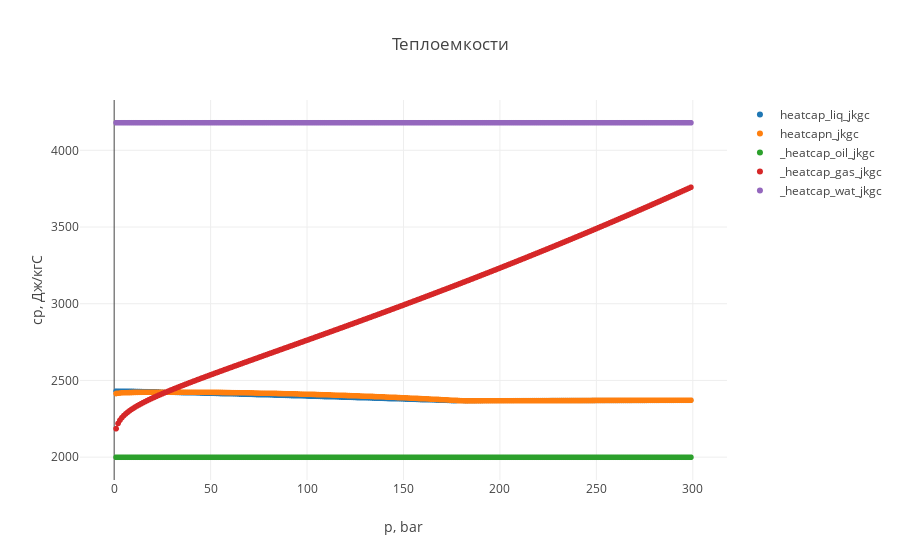

Here is the notebook cell this chart was saved with:
### Code cell
trace1 = trace(multiphase_flow_data, 22)
trace2 = trace(multiphase_flow_data, 24)
trace3 = trace(fluid_data, 35)
trace4 = trace(fluid_data, 36)
trace5 = trace(fluid_data, 37)
data = [trace1, trace2, trace3, trace4, trace5]

plot('Теплоемкости', 'cp, Дж/кгС','p, bar')

### Figure 1 — Plotly figure (JSON) as saved in the notebook; plotly's stock layout.template omitted (floating-point values rounded to 4 significant figures; data arrays with more than 128 entries replaced by an {"elided": "..."} marker saying what was removed)
{"data": [{"mode": "markers", "name": "heatcap_liq_jkgc", "type": "scattergl", "uid": "4817015f-7434-477f-aa34-4a728da895d1", "x": {"elided": "299 int values"}, "y": {"elided": "299 float values"}}, {"mode": "markers", "name": "heatcapn_jkgc", "type": "scattergl", "uid": "23208d15-3a47-4135-b9e1-77df5a28f257", "x": {"elided": "299 int values"}, "y": {"elided": "299 float values"}}, {"mode": "markers", "name": "_heatcap_oil_jkgc", "type": "scattergl", "uid": "e7478a25-064d-464e-b006-f8ab7cfcb72e", "x": {"elided": "299 int values"}, "y": {"elided": "299 float values"}}, {"mode": "markers", "name": "_heatcap_gas_jkgc", "type": "scattergl", "uid": "27942b7f-a177-4f46-9b5b-25e9514f02cd", "x": {"elided": "299 int values"}, "y": {"elided": "299 float values"}}, {"mode": "markers", "name": "_heatcap_wat_jkgc", "type": "scattergl", "uid": "6863dfa2-ab96-4580-8115-5e71624eb749", "x": {"elided": "299 int values"}, "y": {"elided": "299 float values"}}], "layout": {"title": {"text": "Теплоемкости"}, "xaxis": {"title": {"text": "p, bar"}}, "yaxis": {"title": {"text": "cp, Дж/кгС"}}}}
